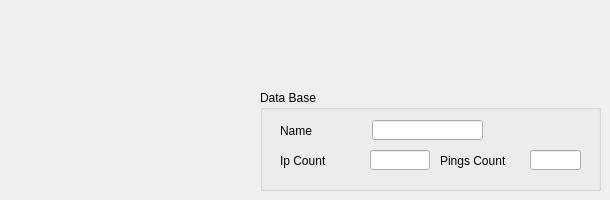
          <widget class="QWidget" name="tab_2">
           <attribute name="title">
            <string>Database Settings</string>
           </attribute>
           <widget class="QGroupBox" name="groupBox_7">
            <property name="geometry">
             <rect>
              <x>260</x>
              <y>90</y>
              <width>341</width>
              <height>101</height>
             </rect>
            </property>
            <property name="title">
             <string>Data Base</string>
            </property>
            <widget class="QLineEdit" name="lineEdit_22">
             <property name="geometry">
              <rect>
               <x>112</x>
               <y>30</y>
               <width>111</width>
               <height>20</height>
              </rect>
             </property>
             <property name="text">
              <string/>
             </property>
             <property name="frame">
              <bool>true</bool>
             </property>
             <property name="clearButtonEnabled">
              <bool>false</bool>
             </property>
            </widget>
            <widget class="QLabel" name="label_53">
             <property name="geometry">
              <rect>
               <x>20</x>
               <y>30</y>
               <width>81</width>
               <height>21</height>
              </rect>
             </property>
             <property name="text">
              <string>Name</string>
             </property>
            </widget>
            <widget class="QLabel" name="label_54">
             <property name="geometry">
              <rect>
               <x>20</x>
               <y>60</y>
               <width>81</width>
               <height>21</height>
              </rect>
             </property>
             <property name="text">
              <string>Ip Count</string>
             </property>
            </widget>
            <widget class="QLineEdit" name="lineEdit_count_ip">
             <property name="geometry">
              <rect>
               <x>110</x>
               <y>60</y>
               <width>60</width>
               <height>20</height>
              </rect>
             </property>
             <property name="text">
              <string/>
             </property>
            </widget>
            <widget class="QLabel" name="label_55">
             <property name="geometry">
              <rect>
               <x>180</x>
               <y>60</y>
               <width>81</width>
               <height>21</height>
              </rect>
             </property>
             <property name="text">
              <string>Pings Count</string>
             </property>
            </widget>
            <widget class="QLineEdit" name="lineEdit_count_ping">
             <property name="geometry">
              <rect>
               <x>270</x>
               <y>60</y>
               <width>51</width>
               <height>20</height>
              </rect>
             </property>
             <property name="text">
              <string/>
             </property>
            </widget>
           </widget>
          </widget>
